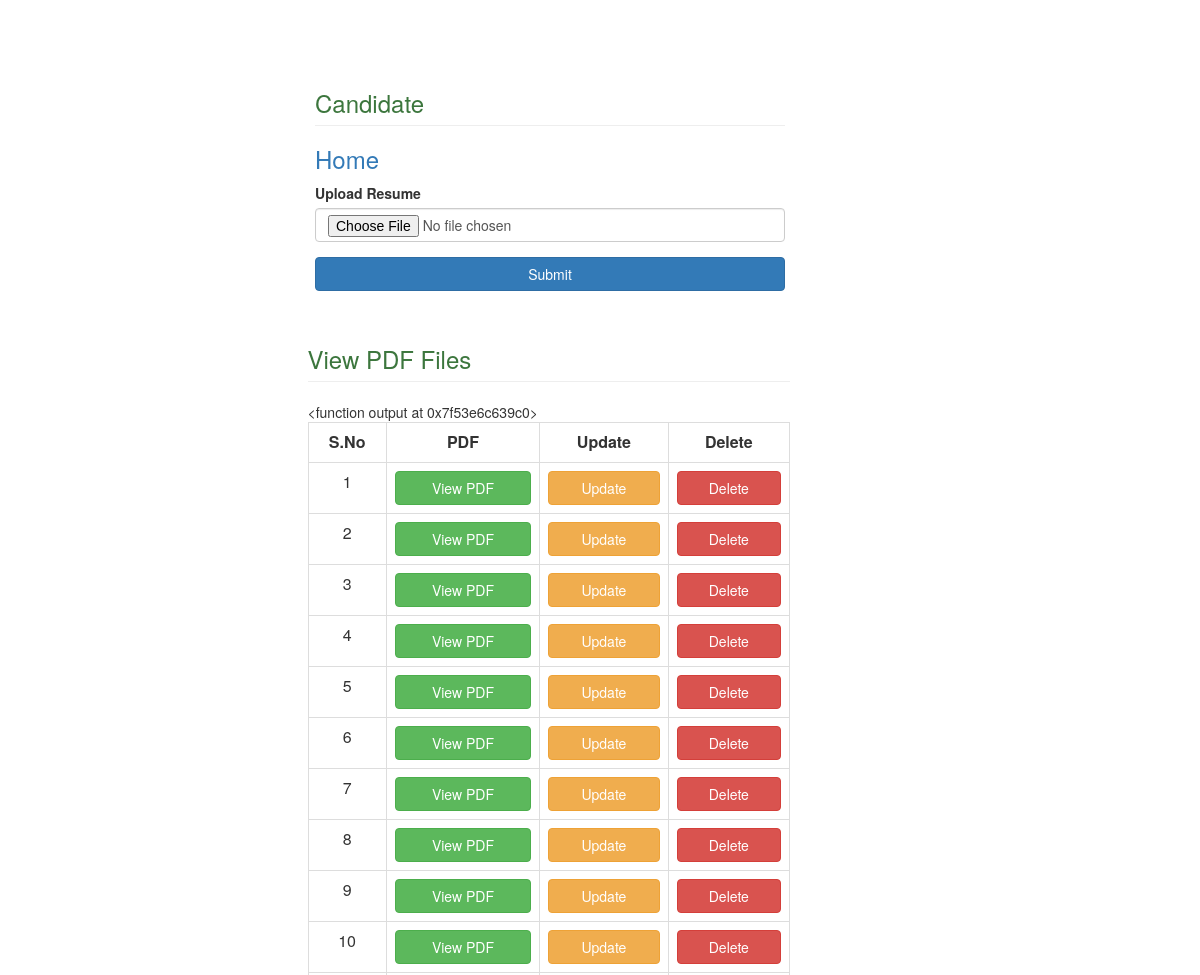
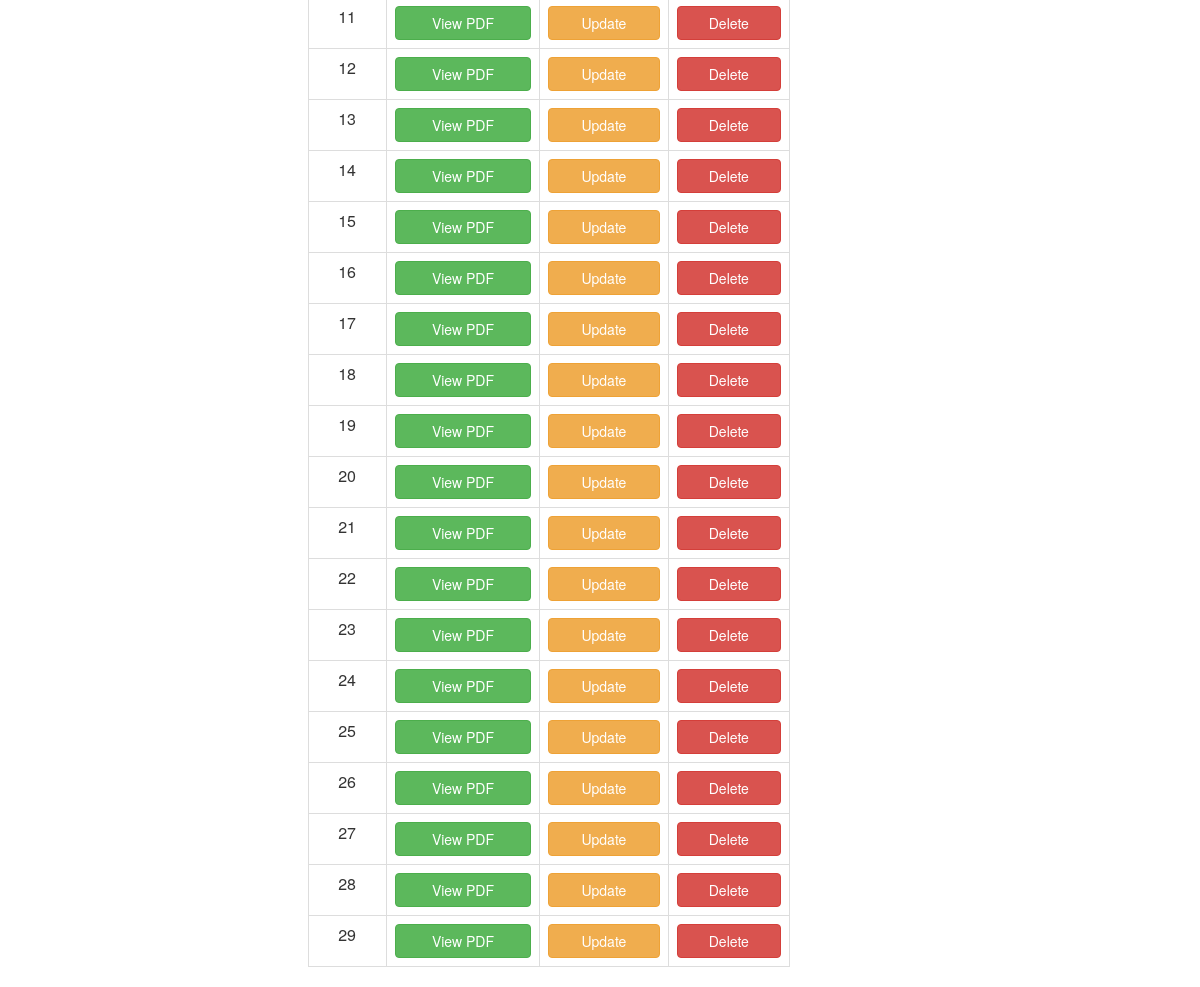
Screenshot of /employee with the database file from the repository (2 pictures, top to bottom).
### tables this page shows
CREATE TABLE myfile(pid integer primary key,pdf TEXT);

### app.py (the view, shortened to what this page needs)
@app.route("/employee",methods=["GET","POST"])
def employee_upload():
    con = sqlite3.connect("MyPDF.db")
    con.row_factory = sqlite3.Row
    cur = con.cursor()
    cur.execute("select * from myfile")
    data = cur.fetchall()
    con.close()
    return render_template("employee.html",data=data,output=output)

### templates/employee.html (shortened to what this page needs)
<html>
    <head>
        <link rel="stylesheet" href="{{url_for('static',filename='css/bootstrap.min.css')}}">
        <link rel="stylesheet" href="{{url_for('static',filename='myfont/css/all.min.css')}}">
    </head>
    <body>
        <div class="col-md-offset-3 col-md-5" style="margin-top:50px">
            <form action="/employee" method="POST" enctype="multipart/form-data">
                <h3 class="page-header text-success"><span class="fa fa-image"> Candidate</span></h3>
                <h3><a href="/">Home</a> </h3>
                <div class="form-group">
                    <label>Upload Resume</label>
                    <input type="file" class="form-control" name="upload_PDF">
                </div>
                <div class="form-group">
                    <input type="submit" class="btn btn-primary btn-block">
                </div>
            </form>
        </div>
    <body>
    <div class="row">
        <div class="col-md-offset-3 col-md-5">
            {% if data %}
                <h3 class="page-header text-success"><span class="fa fa-image"> View PDF Files</span></h3>
                <table class="table table-bordered">
                    <tr>
                        <th>S.No</th>
                        <th>PDF</th>
                        <th>Update</th>
                        <th>Delete</th>
                    </tr>
                    {% for res in data %}
                        {% set i=loop.index %}
                        <tr>
                            <td style="text-align:center">{{i}}</td>
                            <td><a href="static/PDF/{{res['pdf']}}" class="btn btn-success btn-block">View PDF</a></td>
                            <td><a href="{{url_for('update_record',id=res['pid'])}}" class="btn btn-warning btn-block del">Update</a></td>
                            <td><a href="{{url_for('delete_record',id=res['pid'])}}" class="btn btn-danger btn-block del">Delete</a></td>
                        </tr>
                    {% endfor %}
                </table>
            {% endif %}
        </div>
    </div>
    </body>
    </body>
</html>

### templates/employee.html (style rules this page uses)
th { text-align:center; }

### rows the page displays
myfile: i "1"
myfile: i "2"
myfile: i "3"
myfile: i "4"
myfile: i "5"
myfile: i "6"
myfile: i "7"
myfile: i "8"
myfile: i "9"
myfile: i "10"
myfile: i "11"
myfile: i "12"
myfile: i "13"
myfile: i "14"
myfile: i "15"
myfile: i "16"
myfile: i "17"
myfile: i "18"
myfile: i "19"
myfile: i "20"
myfile: i "21"
myfile: i "22"
myfile: i "23"
myfile: i "24"
myfile: i "25"
myfile: i "26"
myfile: i "27"
myfile: i "28"
myfile: i "29"
